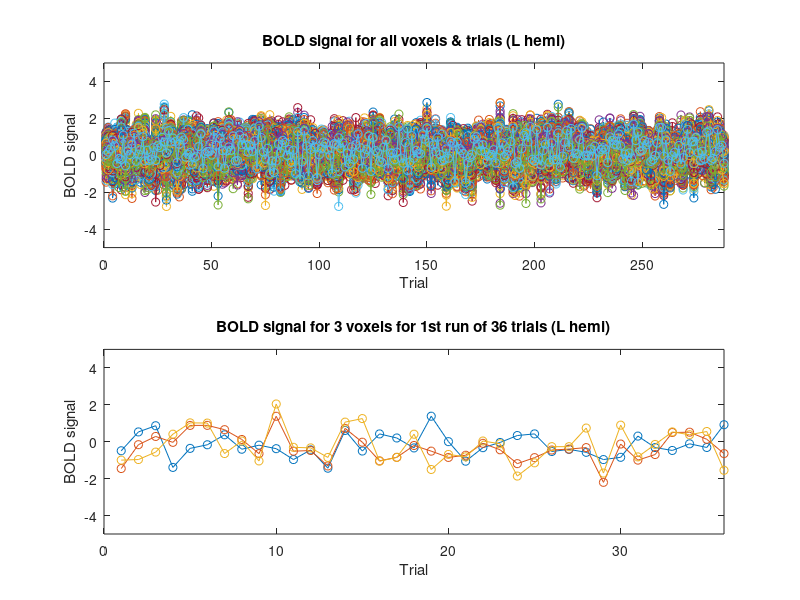
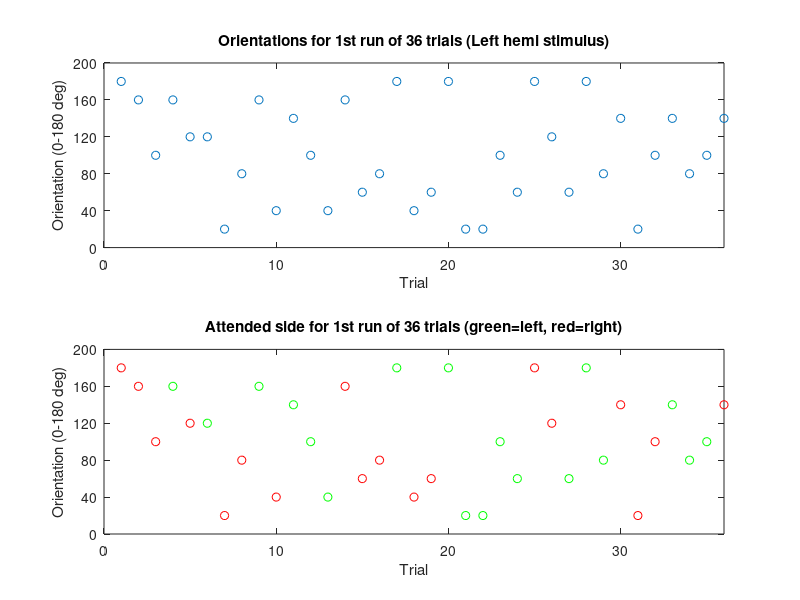
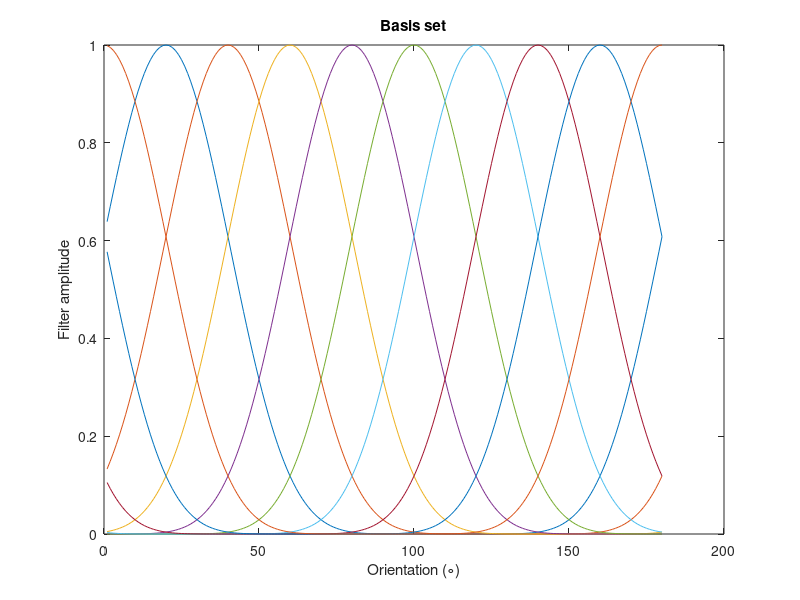
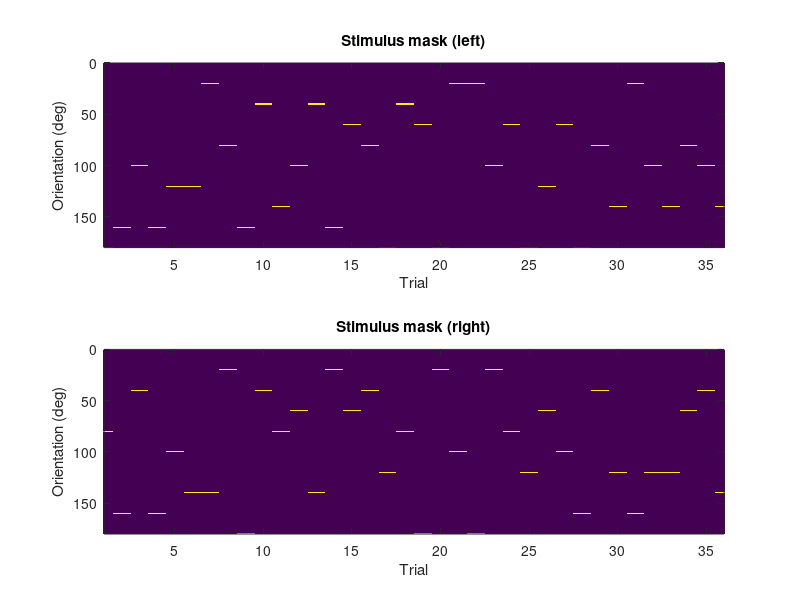

Source code (MATLAB) for these figures, in order:
% Adapted from tutorial written by 
% Tommy Sprague, 3/13/2015, originally for Bernstein Center workshop
% questions? tommy.sprague@gmail.com or jserences@ucsd.edu
% Added notes by JG (1/25/2016) and PS (11/29/2018)
%
% Uses a dataset graciously donated by Mary Smith, results form which were 
% presented at VSS 2015 (maryesmith@gmail.com).
%
% Please DO NOT use data from these tutorials without permission. Feel free
% to adapt or use code for teaching, research, etc. If possible, please
% acknowledge relevant publications introducing different components of these
% methods (Brouwer & Heeger, 2009; 2011; Sprague & Serences, 2013; 
% Sprague, Saproo & Serences, 2015)
%
% The general goal here is to generate an 'image' of the stimulus
% (sometimes called image reconstruction) that a subject is viewing. You
% can then ask questions about how the overall quality of the
% reconstruction changes as a function of contrast, attention or other task
% manipulations. 
% This has been applied for color (Brouwer & Heeger, 2009; 2013, J
% Neuro), orientation (e.g. Brouwer & Heeger, 2011, J Neurophys; Scolari et
% al, 2012, J Neuro; Ester et al, 2013, J Cog Neuro; Byers & Serences, 2014
% , J Neurophys), and motion direction
% (Saproo & Serences, 2014, J Neuro) and space (i.e. 2D image reconstruction,
% e.g. Sprague and Serences 2013 Nature Neuro)
close all; clc; clear;
load('s03_data.mat'); %One subject's data

% Each data file contains:
% - myLBetas and myRBetas: n_trials x n_voxels signals extracted from each voxel of LH & RH V1, respectively

% - myOrL and myOrR: n_trials x 1 orientation labels for the orientation
%   presented on the left and right HEMISPHERES, respectively (opposite
%   side of screen; arranged this way for convenience)

% - myAttnSide: n_trials x 1, label for which side was attended (L or R, 1
%   or 2, respectively)

size(myLbetas) 
fprintf('size(myLbetas) -> 8 runs x 36 trials = 288 trials; 209 voxels')

% go from orientation label (1:9) to orientation value (20:180)
myOrL = myOrL-1;myOrR = myOrR-1;
myOrL(myOrL==0)=9; myOrR(myOrR==0)=9;
myOrL = myOrL*20; myOrR = myOrR*20;

figure();subplot(2,1,1)
plot(myLbetas,'o-'); 
xlabel('Trial');
ylabel('BOLD signal');
axis([0,288,-5 5])
title('BOLD signal for all voxels & trials (L hemi)');

subplot(2,1,2)
plot(myLbetas(1:36,1:3),'o-');
xlabel('Trial');
ylabel('BOLD signal');
axis([0,36,-5 5])
title('BOLD signal for 3 voxels for 1st run of 36 trials (L hemi)');

figure();subplot(2,1,1);plot(myOrL,'o');
xlabel('Trial');
ylabel('Orientation (0-180 deg)');
axis([0,36,0,200]);yticks(0:40:200);
title('Orientations for 1st run of 36 trials (Left hemi stimulus)');

subplot(2,1,2)
plot(find(myAttnSide==1),myOrL(myAttnSide==1),'go');
hold on; plot(find(myAttnSide==2),myOrL(myAttnSide==2),'ro');
axis([0,36,0,200]);yticks(0:40:200);
xlabel('Trial');
ylabel('Orientation (0-180 deg)');
title('Attended side for 1st run of 36 trials (green=left, red=right)');

% Each data file contains 8 scanning runs, with 36 trials each. Let's create a
% variable which keeps track of run number for our cross-validation later on.

myScanNum = [];
for ii = 1:8
    myScanNum = [myScanNum; ii*ones(36,1)];
end

%% generate orientation channels (orientation filters)
%
% we're going to use orientation tuning functions (TFs), modeled as
% sinusoids raised to a high power. 

n_ori_chans = 9;

% each orientation channel can be modeled as a "steerable filter" (see
% Freeman and Adelson, 1991), which here is a (co)sinusoid raised to a high
% power (specifically, n_ori_chans-1). This particular shape isn't terribly
% important (I don't think, though others may disagree) - you'll get
% equally far modeling responses as Gaussians/von Mises functions, but
% we'll stick with the steerable filters here to keep things consistent w/
% our lab's prior work (and that of Gijs Brouwer & David Heeger). 

make_basis_function = @(xx,mu) (cosd(xx-mu)).^(n_ori_chans-mod(n_ori_chans,2));

% Let's look at our channels.

xx = linspace(1,180,180);
basis_set = nan(180,n_ori_chans);
chan_center = linspace(180/n_ori_chans,180,n_ori_chans);

for cc = 1:n_ori_chans
    basis_set(:,cc) = make_basis_function(xx,chan_center(cc));
end
size(basis_set)
fprintf('size(basis_set) -> 180 orientations x 9 channels')

figure();
plot(xx,basis_set);
xlabel('Orientation (\circ)');
ylabel('Filter amplitude');
title('Basis set');

%% Voxel selection (refer back to the MVPA tutorial - same logic applies
% and you can use ANOVA, MI, etc for feature selection)
%
% For this tutorial, we'll implement voxel selection with a 1-way ANOVA
% just for simplicity in the model training/testing loop below
%
% Just remember that you should choose the set of voxels based only on the
% training data! 

%% Build stimulus mask
%
% we're creating an "image" of the portion of the feature space (orientation) occupied by 
% the visual stimulus for each set of voxels. Because we're analyzing each
% hemisphere separately here, we'll only consider the relevant orientation.
%
% The stimulus "image" should be the same dimensionality as the basis
% function vectors (here, 180 points). Because we're using square-wave,
% single-orientation gratings (that is, they have a single orientation
% value, and are not superimposed w/ other orientations as could be the
% case w/ plaids or other complex stimuli), we can consider the stimulus
% images to be a vector of 0's, w/ a single value of 1 at the stimulus
% orientation. Note that the basis set vectors and stimulus image can each
% be as high- or low-resolution as you like (down to n_channels values).
% Here, for convenience, we've simply used 180 points, 1 point for each
% degree.

% make stim_mask (each trial gets 180 values - 1 per deg; 0's for
% everything except actual orientation of that trial)
stim_mask_L = zeros(size(myOrL,1),length(xx));
stim_mask_R = zeros(size(myOrL,1),length(xx));
for tt = 1:size(stim_mask_L,1)  % loop over trials
    stim_mask_L(tt,myOrL(tt))=1;
    stim_mask_R(tt,myOrR(tt))=1;
end

% let's check our stimulus mask
figure();
subplot(2,1,1);
imagesc(stim_mask_L(1:36,:)');
title('Stimulus mask (left)');ylabel('Orientation (deg)');xlabel('Trial');
axis([1,36,0,180])
subplot(2,1,2);
imagesc(stim_mask_R(1:36,:)');
title('Stimulus mask (right)');ylabel('Orientation (deg)');xlabel('Trial');
axis([1,36,0,180])

%% Generate design matrix
%
% We're modeling each voxel as a linear combination of a set of hypothetical
% neural populations, or information channels, which are modeled as
% orientation TFs (see above). The set of TFs forms our "basis set" (see
% above), which is used to generate predictions for how each channel should
% respond to any given stimulus value. Let's generate those predictions as
% a matrix of trials x channels, called a "design matrix"
%
% Because we've computed "stimulus images", we just need to project each
% stimulus image onto the n_ori_chans basis functions. 

trnX_L = stim_mask_L*basis_set;
trnX_R = stim_mask_R*basis_set;

% We need to be sure our design matrix is full rank (that is,
% all channels are non-colinear, and that we can uniquely estimate the
% contribution of each channel to the signal observed in a given voxel). 

% rank function provides an estimate of the number of linearly independent rows or cols in a matrix
fprintf('Design matrix L: rank = %i\nDesign matrix R: rank = %i\n',rank(trnX_L),rank(trnX_R));

% let's look at the predicted response for a single trial (tr_num)
tr_num = 5;

% re-plot basis set
figure();hold on;
plot(xx,basis_set);

% plot stim_mask for this trial
plot(xx,stim_mask_L(tr_num,:),'k-');
xlabel('Orientation (\circ)');title(sprintf('Left Stimulus, trial %i',tr_num));
xlim([0 180]);

% JG: re-plot stim_mask to convert to predicted channel response
figure();hold on;
plot(xx,stim_mask_L(tr_num,:),'r-');

% plot predicted channel response for this trial 
subplot(1,2,1);hold on;
plot(chan_center,trnX_L(tr_num,:),'k-');
for cc = 1:n_ori_chans
    plot(chan_center(cc),trnX_L(tr_num,cc),'o','MarkerSize',8,'LineWidth',3);
end
xlabel('Channel center (\circ)');title('Predicted channel response');
xlim([-5 180]);

% JG: plot design matrix for this trial
subplot(1,2,2);
imagesc(chan_center,1:size(trnX_L(tr_num,:),1),trnX_L(tr_num,:));
colormap(gray); %JG grayscale easier
title('Design matrix (L)');
xlabel('Channel center (\circ)');ylabel('Trial'); axis tight ij;

% JG: for trials 1:10
figure();imagesc(chan_center,1:size(trnX_L(1:10,:),1),trnX_L(1:10,:));
colormap(gray); %JG grayscale easier
title('Design matrix (L) (zoomed in on trials 1-10)');
xlabel('Channel center (\circ)');ylabel('Trial'); axis tight ij;

% and each design matrix (all trials)
figure();subplot(1,2,1);hold on;
imagesc(chan_center,1:size(trnX_L,1),trnX_L);
colormap(gray); %JG grayscale easier
title('Design matrix (L)');
xlabel('Channel center (\circ)');ylabel('Trial'); axis tight ij;

subplot(1,2,2);hold on;
imagesc(chan_center,1:size(trnX_R,1),trnX_R);
title('Design matrix (R)');
xlabel('Channel center (\circ)'); axis tight ij;

%% Cross-validate and train/test encoding model within each hemisphere
%
% As with any machine learning or model-fitting it's important to be sure
% the data used to estimate a model (the weights for each voxel) is
% entirely independent of the data used to evaluate the model's efficacy,
% or here, to reconstruct stimulus representations. Because we z-scored the
% timeseries of each voxel within each run during preprocessing, data
% within a run is not independent. So here, we'll implement a
% leave-one-run-out cross-validation scheme for encoding model estimation
% and reconstruction. We'll use runs 1-(n-1) for model estimation, then map
% activation patterns from run n into the feature space using the map
% computed from runs 1-(n-1).

vox_prctile = 50; %50; % use top this % of voxels from each hemisphere

ru = unique(myScanNum);
n_runs = length(ru);

chan_resp_L = nan(size(trnX_L));
for rr = 1:n_runs
    
    % identify the training & testing halves of the data
    trnIdx = myScanNum~=ru(rr);
    tstIdx = myScanNum==ru(rr);
    
    % voxel selection - compute ANOVA on each voxel, rank them, select top
    % n% of voxels
    ps = nan(size(myLbetas,2),1);
    for ii = 1:size(myLbetas,2)
        ps(ii) = anova1(myLbetas(trnIdx,ii),myOrL(trnIdx),'off');
    end
    
    % if using all voxels
    %which_vox = ones(size(myLbetas,2))==1;
    
    %which_vox = ps <= prctile(ps,50);
    which_vox = ps <= prctile(ps,vox_prctile);
    % JG: total voxels in example ROI = size(which_vox) -> 209; selected voxels = size(find(which_vox==1)) -> 105
    
    trnL = myLbetas(trnIdx,which_vox);
    tstL = myLbetas(tstIdx,which_vox);
    % JG: remember, myLbetas is trials x voxels. here we're taking the beta
    % weights for the selected training trials (7 runs = 252 trials) and selected voxels
    % (105), and for the selected testing trials (1 run = 36 trials) and selected voxels
    % (105)
    % so: 
    % trnL are actual beta weights for selected trials & voxels (from myLbetas)
    % trnX_L is design matrix from section above -> channel weights for each trial
    % to train model (below) we associate multi-voxel beta pattern with correct
    % labels (channels); [252 trials x 9 channels] / [252 trials
    % x 105 voxels] = [9 channels x 105 voxels]. This is w_L, the trained weight of
    % each voxel for each channel

    % train the encoding model (remember, each hemisphere is separate here,
    % so must do this for each hemisphere seperately - here, I'm just doing
    % LH, you can add RH)
    w_L = trnX_L(trnIdx,:)\trnL;
    
    % JG: now that we have the weights of each voxel x channel, we use
    % these to test the test trial set (compare the trained multi-voxel
    % channel weights to the actual beta weights for each test trial, and
    % predict the label (channel response)
    % [9 channels x 105 voxels] x [105 voxels x 36 trials] = [9 channels x
    % 36 trials] --> then we invert and do this for each run ([288 trials x
    % 9 channels])
    chan_resp_L(tstIdx,:) = (inv(w_L*w_L')*w_L*tstL').';

end

% plot weights for 3 voxels
figure();subplot(3,1,1)
plot(w_L(:,1:3),'o-')
xlabel('Channel'); ylabel('Weight');
title('Sample trained channel weights for 3 voxels');

% plot reconstructed channel response for sample trial 
subplot(3,1,2)
plot(chan_resp_L(tr_num,:))
xlabel('Channel'); 
ylabel('BOLD Z-score'); 
title(['Reconstructed channel response for sample trial ' num2str(tr_num)]);

% how well did it do? compare to predicted channel response (design matrix) from fig 4
subplot(3,1,3)
plot(chan_center,trnX_L(tr_num,:),'k-');
xlabel('Channel center'); 
ylabel('Sensitivity'); 
title(['Predicted (true) channel response for sample trial ' num2str(tr_num)]);

%% Combine channel response functions across orientations
%
% JG: now we want to see how well it reconstructed on average across all
% trials. but each trial had different "correct" orientation & channel
% response. so we want to align all predicted channel
% responses to same center, and do same for reconstructed channels


% The easiest way to do this is to circularly shift the channel response
% functions so that their centers are all aligned (say, at channel 5). 

ou = unique(myOrL);

targ_chan = ceil(n_ori_chans/2); %JG: target channel center is channel 5 (100deg) 

chan_resp_shift_L = nan(size(chan_resp_L));
for ii = 1:size(chan_resp_L,1)
    chan_resp_shift_L(ii,:) =  circshift(chan_resp_L(ii,:),targ_chan-find(ou==myOrL(ii)),2);
    trnX_shift_L(ii,:) =  circshift(trnX_L(ii,:),targ_chan-find(ou==myOrL(ii)),2); %JG added
end

% JG: re-plot same as above but with shifted channel responses
% plot reconstructed channel response for sample trial 
figure();subplot(2,1,1)
plot(chan_resp_shift_L(tr_num,:))
xlabel('Channel center'); title(['Reconstructed channel response for sample trial ' num2str(tr_num)]);
subplot(2,1,2)
plot(chan_center,trnX_shift_L(tr_num,:),'k-');
xlabel('Channel center'); 
title(['Predicted (true) channel response for sample trial ' num2str(tr_num)]);

% JG: now plot average reconstructed response for all trials
figure();
plot(chan_center,mean(chan_resp_shift_L));
hold on;
plot([chan_center(targ_chan) chan_center(targ_chan)],[0 .7],':c') %JG added line at true ori 
xlabel('Orientation channel (\circ)');
ylabel('Channel response (BOLD Z-score)');
title('Aligned LH orientation reconstructions');

% now plot separately for attended vs unattended trials 
figure();hold on;
plot(chan_center,    mean(chan_resp_shift_L(myAttnSide==2,:)),'-'); %JG: measuring from LH, so att_R is attn RVF (contra attended)
plot(chan_center,    mean(chan_resp_shift_L(myAttnSide==1,:)),'--'); %JG: measuring from LH, so att_L is attn LVF (contra unattended)
plot([chan_center(targ_chan) chan_center(targ_chan)],[0 .7],':c') %JG added line at true ori 
xlabel('Orientation channel (\circ)');
ylabel('Channel response (BOLD Z-score)');
title('LH aligned orientation reconstructions');
legend({'Attended stim', 'Uttended Stim','True Orientation'})

% now do all the model training/testing, plotting, etc for the other
% hemisphere. if you use cell arrays, there's a more efficient way to set
% this up than splitting into LH/RH variables!